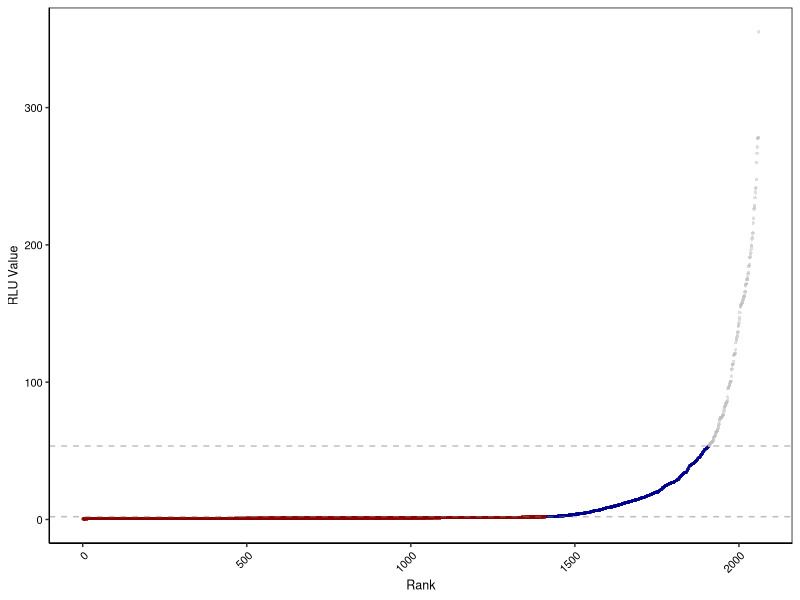
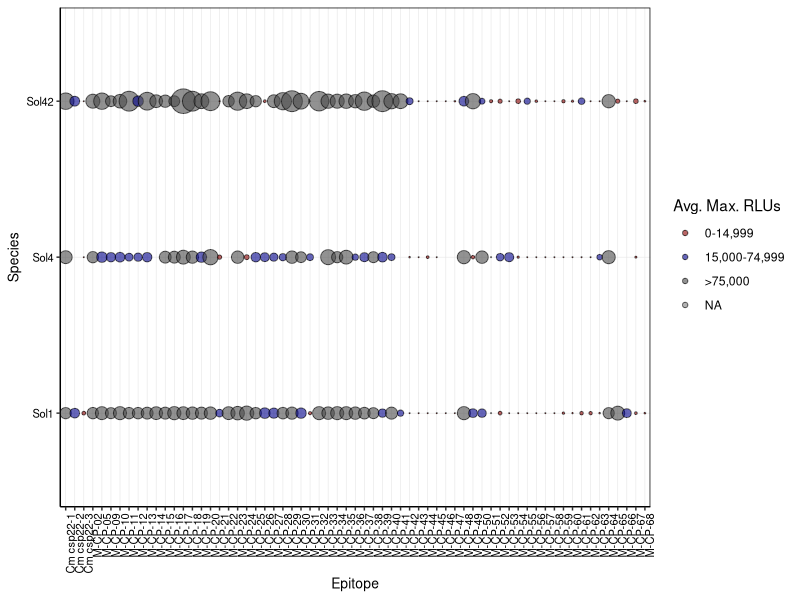
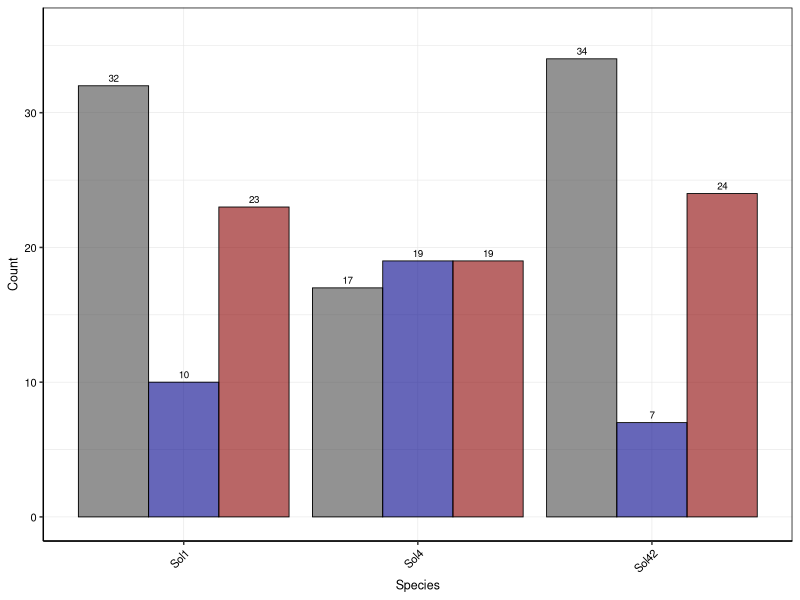

R code for these plots, in order: (Note: this script raises an error after producing the figures.)
# Load the ggplot2 library
library(ggplot2)
library(readxl)
library(reshape2)
library(tidyverse)

# Read the Excel file from the same directory
data <- as.data.frame(readxl::read_xlsx(path = "./09_testing_and_dropout/ROS_screen_plots/Summary_csp22_validation_data.xlsx"))
save_sol_name <- data[1,]
data <- data[-1,]
data <- reshape2::melt(data, id.vars = c("Sol Number"))
colnames(data) <- c("Epitope", "Sol_Number", "value")
data$value <- as.numeric(data$value)

# 1. Handle negative values for size: Replace values < 0 with 1
# We create a new column for size to keep the original 'value' for coloring
data$size_mapped <- ifelse(data$value < 0, 1, data$value)

# Define the colors
data$color_category <- cut(data$value, breaks = c(-Inf, 14999, 75000, Inf), labels = c("0-14,999", "15,000-74,999", ">75,000"), right = TRUE)
color_mapping <- c("0-14,999" = "#8B0000", "15,000-74,999" = "#00008B", ">75,000" = "#4A4A4A")

# --- Create the Bubble Plot ---
bubble_plot <- ggplot(data, aes(x = Sol_Number, y = Epitope)) +
  geom_point(aes(size = size_mapped, fill = color_category), shape = 21, color = "black", alpha = 0.6) +
  scale_size_continuous(range = c(0.05, 8), guide = "none") +
  scale_fill_manual(values = color_mapping,name = "Avg. Max. RLUs") +
  ylab("Epitope") +
  xlab("Species") +
  theme_classic() +
  coord_flip() +
  theme(legend.position = "right", 
    axis.text.x = element_text(angle = 90, hjust = 1, size = 8, color = "black"),
    axis.text.y = element_text(size = 8, color = "black"),
    axis.title.x = element_text(size = 10, color = "black"),
    axis.title.y = element_text(size = 10, color = "black"),
    panel.border = element_rect(color = "black", fill = NA),
    panel.grid.minor = element_line(color = "grey90", size = 0.2),
    panel.grid.major = element_line(color = "grey90", size = 0.2))


# If you want to save the plot:
ggsave("./09_testing_and_dropout/ROS_screen_plots/ROS_bubble_plot.pdf", plot = bubble_plot, width = 10, height = 2.2, dpi = 300)


# Create summary plot of immunogenic outcomes grouped by Sol_Number
summary_plot <- ggplot(data[!is.na(data$value),], aes(x = Sol_Number, fill = factor(color_category, 
        levels = c(">75,000", "15,000-74,999", "0-14,999")))) +
  geom_bar(position = "dodge", color = "black", alpha = 0.6, linewidth = 0.3) +
  scale_fill_manual(values = color_mapping, name = "RLU Category") +
  ylim(0, 36) +
  theme_classic() +
  theme(
    axis.text.x = element_text(angle = 45, hjust = 1, size = 8, color = "black"),
    axis.text.y = element_text(size = 8, color = "black"), 
    axis.title.x = element_text(size = 9, color = "black"),
    axis.title.y = element_text(size = 9, color = "black"),
    legend.position = "none",
    panel.border = element_rect(color = "black", fill = NA),
    panel.grid.minor = element_line(color = "grey90", size = 0.2),
    panel.grid.major = element_line(color = "grey90", size = 0.2)
  ) +
  labs(x = "Species", y = "Count") +
  geom_text(stat = 'count', 
            aes(label = after_stat(count)), 
            position = position_dodge(width = 0.9),
            vjust = -0.5,
            size = 2.5)

# Save the summary plot
ggsave("./09_testing_and_dropout/ROS_screen_plots/ROS_summary_plot.pdf", plot = summary_plot, width = 1.9, height = 2.2, dpi = 300)


# ------------ also analyze Ngou et al. 2025 ROS screen data ------------

# Read excel file
# Read in data
data <- as.data.frame(readxl::read_xlsx(path = "./09_testing_and_dropout/Ngou_2025_SCORE_data/ROS_data/Ngou_ROS_raw_data.xlsx"))

# plot to rank ROS by immunogenic

# Create a data frame with row numbers for x-axis and split into immunogenic categories
data_ordered <- data %>% arrange(Average) %>% mutate(index = row_number())
remaining_data <- data_ordered$Average[data_ordered$Average > 20]
third_size <- length(remaining_data) / 2
thresholds <- sort(remaining_data)[c(ceiling(third_size))]

# Add immunogenicity category based on value ranges
data_ordered <- data_ordered %>% mutate(immunogenicity = case_when(Average <= 2 ~ "Non-immunogenic",
    Average <= thresholds[1] ~ "Weakly immunogenic", TRUE ~ "Immunogenic"))

# Create plot with colored points by category  
ggplot(data_ordered, aes(x = index, y = Average, color = immunogenicity)) +
  geom_point(size = 1.2, alpha = 0.5, stroke = 0) +
  geom_hline(yintercept = 2, linetype = "dashed", color = "gray50", alpha = 0.5) +
  geom_hline(yintercept = thresholds[1], linetype = "dashed", color = "gray50", alpha = 0.5) +
  scale_color_manual(values = c("Non-immunogenic" = "dark red",
                               "Weakly immunogenic" = "dark blue", 
                               "Immunogenic" = "grey")) +
  theme_classic() +
  theme(axis.text.x = element_text(angle = 45, hjust = 1, size = 8, color = "black"),
        axis.text.y = element_text(size = 8, color = "black"),
        axis.title = element_text(size = 9, color = "black"),
        panel.border = element_rect(color = "black", fill = NA),
        panel.grid = element_line(color = "grey90", size = 0.2),
        legend.position = "none",
        legend.title = element_blank(),
        legend.text = element_text(size = 8)) +
  labs(x = "Rank", y = "RLU Value")

# plot of homologs SCORE receptors

# Calculate mean RLU per receptor for ordering
receptor_means <- data %>% group_by(Receptor) %>% summarize(mean_rlu = mean(Average)) %>% arrange(mean_rlu)

# Convert Receptor to factor with ordered levels
data$Receptor <- factor(data$Receptor, levels = receptor_means$Receptor)

# Add immunogenicity classification to main data frame
data <- data %>% mutate(immunogenicity = case_when(Average <= 2 ~ "Non-immunogenic",
    Average <= thresholds[1] ~ "Weakly immunogenic", TRUE ~ "Immunogenic"))

ngou_boxplot <- ggplot(data, aes(x = Receptor, y = Average)) +
  stat_halfeye(aes(fill = Receptor), adjust = 0.5, width = 1, justification = -0.4, .width = 0, alpha = 0.5, stroke = NA) +
  geom_boxplot(aes(fill = Receptor), width = 0.25, outlier.shape = NA, alpha = 0.5, position = position_nudge(x = 0.2)) +
  geom_point(aes(color = immunogenicity), size = 1.2, alpha = 0.5, position = position_jitter(width = 0.1, seed = 1), stroke = 0) +
  scale_color_manual(values = c("Non-immunogenic" = "dark red",
                               "Weakly immunogenic" = "dark blue", 
                               "Immunogenic" = "grey")) +
  theme_classic() +
  theme(axis.text.x = element_text(angle = 45, hjust = 1, size = 8, color = "black"), axis.text.y = element_text(size = 8, color = "black"), axis.title = element_text(size = 9, color = "black"), panel.border = element_rect(color = "black", fill = NA), panel.grid = element_line(color = "grey90", size = 0.2)) +
  labs(x = "Receptor", y = "RLU Value") +
  guides(fill = "none", color = "none")

  
# Save boxplot
ggsave("./09_testing_and_dropout/ROS_screen_plots/Ngou_ROS_boxplot_SCORE_homologs.pdf", plot = ngou_boxplot, width = 4.5, height = 1.8, dpi = 300)
